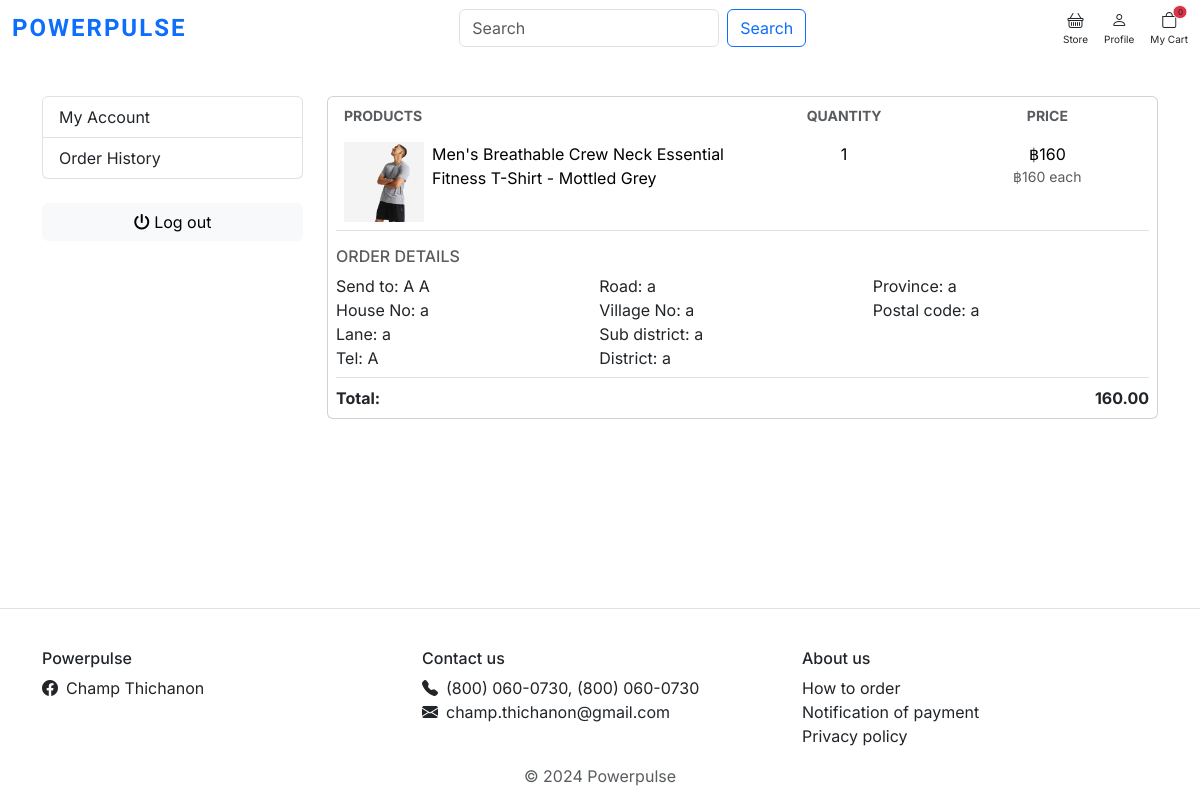
The page /order_history/order_detail/16 (signed in) on the database its author committed.
### order/models.py (models this page shows, shortened)
class OrderDetail(models.Model):
    order = models.ForeignKey(Order, on_delete=models.CASCADE)
    product = models.ForeignKey(Product, on_delete=models.CASCADE)
    quantity = models.PositiveIntegerField(default=1)
    price = models.DecimalField(max_digits=10, decimal_places=2)
    created_at = models.DateTimeField(auto_now_add=True)
    def sub_total(self):
        return self.product.price * self.quantity

class Order(models.Model):
    user = models.ForeignKey(Account, on_delete=models.CASCADE)
    created_at = models.DateTimeField(auto_now_add=True)
    payment_proof = models.FileField(
        upload_to="photos/payment_proof", null=True, blank=True
    )
    first_name = models.CharField(max_length=50)
    last_name = models.CharField(max_length=50)
    phone_number = models.CharField(max_length=50, blank=True, null=True)
    house_no = models.CharField(max_length=10)
    village_no = models.CharField(max_length=10, blank=True, null=True)
    lane = models.CharField(max_length=255, blank=True, null=True)
    road = models.CharField(max_length=255, blank=True, null=True)
    sub_district = models.CharField(max_length=100)
    district = models.CharField(max_length=100)
    province = models.CharField(max_length=100)
    postal_code = models.CharField(max_length=20)
    total = models.DecimalField(max_digits=10, decimal_places=2)

### store/models.py (models this page shows, shortened)
class Product(models.Model):
    product_name = models.CharField(max_length=100)
    slug = models.SlugField(max_length=100)
    description = models.TextField(max_length=200)
    price = models.IntegerField()
    images = models.ImageField(upload_to="photos/products")
    stock = models.IntegerField()
    is_available = models.BooleanField(default=True)
    is_trending = models.BooleanField(default=False)
    category = models.ForeignKey(Category, on_delete=models.CASCADE)
    created_date = models.DateTimeField(auto_now_add=True)
    updated_date = models.DateTimeField(auto_now=True)

### order/views.py (the view)
@login_required(login_url="/login")
def order_detail(request, order_id):
    order = Order.objects.get(pk=order_id)
    if order.user == request.user:
        order_products = OrderDetail.objects.filter(order=order)
        context = {
            "order": order,
            "order_products": order_products,
        }
        return render(request, "profiles/order_detail.html", context)
    else:
        return redirect("/order_history")

### carts/context_processors.py (called while the page is built)
def counter(request):
    cart_count = 0
    if "admin" in request.path:
        return {}
    else:
        try:
            cart = Cart.objects.filter(cart_id=_cart_id(request))
            cart_items = CartItem.objects.all().filter(cart=cart[:1])
            for cart_item in cart_items:
                cart_count += cart_item.quantity
        except Cart.DoesNotExist:
            cart_count = 0
    return dict(cart_count=cart_count)

### carts/views.py (called while the page is built)
def _cart_id(request):
    cart = (
        request.session.session_key
    )  # Get the session key from the user's session data
    if not cart:  # Checks if a session key does not exist.
        cart = request.session.create()  # Create a new session
    return cart

### category/context_processors.py (called while the page is built)
def menu_links(request):
    links = Category.objects.all()
    return dict(links=links)

### templates/profiles/order_detail.html (shortened to what this page needs)
{% extends 'profiles/profile_layout.html' %}
{% load humanize %}
{% load static %}
{% block subcontent %}
<aside class="col-md-9">
    <div class="card px-2">
        <table class="table table-borderless table-shopping-cart border-bottom">
            <thead class="text-muted">
                <tr class="small text-uppercase">
                    <th scope="col" class="rounded text-muted">Products</th>
                    <th scope="col" style="width:120px; " class="text-muted text-center">Quantity</th>
                    <th scope="col" style="width:120px; " class="text-muted text-center">Price</th>
                </tr>
            </thead>
            {% for order_product in order_products %}
            <tbody>
                <tr>
                    <td class="col-6">
                        <figure class="itemside d-flex  m-0">
                            <div class="aside me-2"><img src="{{order_product.product.images.url}}" class="img-sm"
                                    width="80" height="80"></div>
                            <figcaption class="info ">
                                <a href="#" class="title nav-link">{{order_product.product.product_name}}</a>
                            </figcaption>
                        </figure>
                    </td>
                    <td class="col text-center">
                        {{order_product.quantity}}
                    </td>
                    <td class="col">
                        <div class="price-wrap text-center d-flex flex-column">
                            <var class="price fst-normal">&#3647;{{order_product.sub_total | intcomma}}</var>
                            <small class="text-muted">&#3647;{{order_product.product.price | intcomma}} each
                        </div>
                    </td>
                </tr>
            </tbody>
            {% endfor %}
        </table>
        <div class="desc-order row">
            <h6 class="text-muted text-uppercase">Order details</h6>
            <div class="col-12">
                <ul class="list-group d-flex flex-column border-bottom rounded-0" style="flex-wrap: wrap; height: 6.5rem; list-style: none;">
                    <li>Send to: {{order.first_name}} {{order.last_name}}</li>
                    <li>House No: {{order.house_no}}</li>
                    <li>Lane: {{order.lane}}</li>
                    <li>Tel: {{order.phone_number}}</li>
                    <li>Road: {{order.road}}</li>
                    <li>Village No: {{order.village_no}}</li>
                    <li>Sub district: {{order.sub_district}}</li>
                    <li>District: {{order.district}}</li>
                    <li>Province: {{order.province}}</li>
                    <li>Postal code: {{order.postal_code}}</li>
                </ul>
            </div>
            <span class="fw-bold py-2">Total: <var class="fst-normal float-end">{{order.total}}</var></span>
        </div>
        </div>
    </div>
{%endblock%}

### static/css/base.css (style rules this page uses)
html,body { margin: 0; }

### static/css/text.css (style rules this page uses)
body { font-family: "Inter", sans-serif; }

### rows shown on the page
OrderDetail: product.images (picture), product.product_name "Men's Breathable Crew Neck Essential Fitness T-Shirt - Mottled Grey", quantity "1", sub_total "160", product.price "160"
Order: first_name "A", last_name "A", house_no "a", lane "a", phone_number "A", road "a", village_no "a", sub_district "a", district "a", province "a", postal_code "a", total "160.00"

### other values the page prints
{{ cart_count }} "0"
